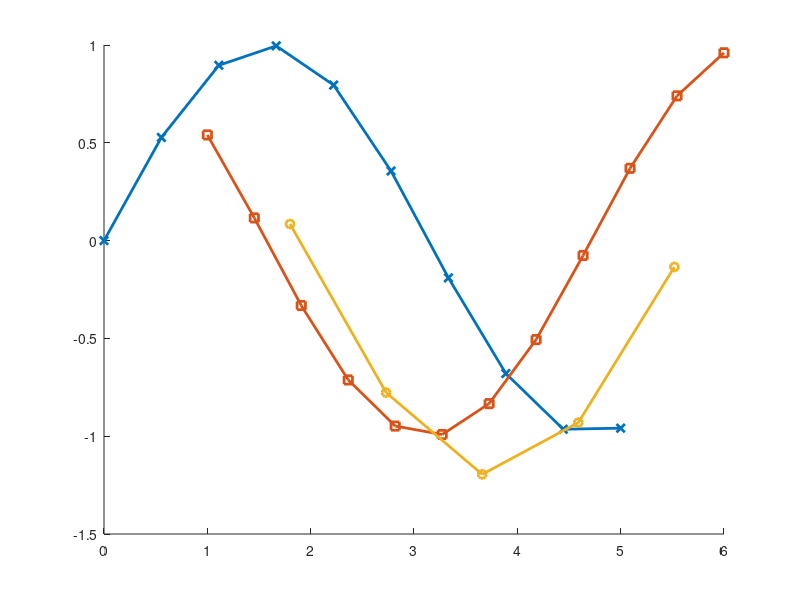

This chart was generated by the following MATLAB code: (Note: this script raises an error after producing the figure.)


curve1 =  [linspace(0,5,10);sin(linspace(0,5,10))];
curve2 =  [linspace(1,6,12);cos(linspace(1,6,12))]';
curve3 =  1.2*[linspace(1.5,4.6,5);cos(linspace(1.5,4.6,5))]';

figure
hold on
plot(curve1(1,:),curve1(2,:),'-x','linewidth',2)
plot(curve2(:,1),curve2(:,2),'-s','linewidth',2)
plot(curve3(:,1),curve3(:,2),'-o','linewidth',2)

curves = {curve1, curve2, curve3};

n=22;
avg = mean_curve(curves,n);
plot(avg{1}(1,:),avg{1}(2,:),'-v','linewidth',2)
